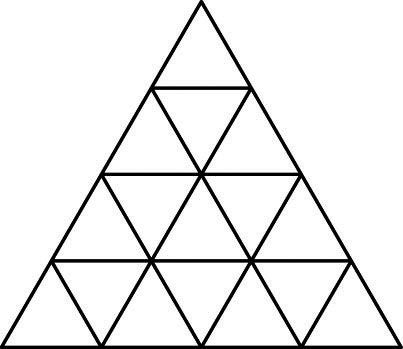
#> input picture images/triangulos2.jpg, 403 x 349 px
$ jupyter execute Sierpinskianos3.ipynb
#> lines starting #> are read from the running program, lines starting #| are printed output that depends on the picture; after the words box and inside, x2 and y2 are one past the last pixel; in counts of white or black regions, pixels touching at a corner belong together
# Segmentación de triángulos

### Alumna: Salma Patricia Gutiérrez Rivera

#### Realice los cálculos para la imagen triangulos2.jpg. Haga una función que calcule cuantos triángulos aparecen en la figura. Haga una imagen para cada triángulo encontrado.

__1.__ Segmentar las aristas de los triángulos. En los resultados, mostrar la imagen binaria de las aristas.

[cell 1]
import matplotlib.pyplot as plt
import numpy as np
import cv2 as cv
import math
import skimage
from skimage.measure import label, regionprops
from skimage.color import label2rgb
from itertools import combinations
from skimage.draw import polygon

[cell 2]
triangulos = cv.imread("images/triangulos2.jpg", 0)
#> triangulos is the input picture: shape (349, 403); min 0, max 255, mean 235.8

[cell 3]
fig = plt.figure(figsize = (6, 6))
fig.add_subplot(1, 1, 1)
plt.imshow(triangulos, cmap = 'gray');
plt.title("Imagen original", size = 18);

[cell 4]
bin_triang = np.where(triangulos < 170, 255, 0)
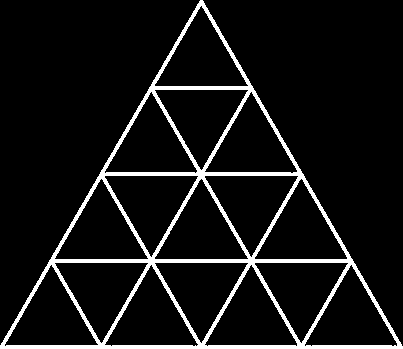
#> bin_triang: shape (349, 403) int64; 8.1% white; 1 white region, box (x1, y1, x2, y2) and area: (0, 0, 403, 349) 11350

[cell 5]
fig = plt.figure(figsize = (6, 6))
fig.add_subplot(1, 1, 1)
plt.imshow(bin_triang, cmap = 'gray');
plt.title("Imagen binarizada", size = 18);

[cell 6]
padd_bin_triang = cv.copyMakeBorder(bin_triang, 10, 10, 10, 10, cv.BORDER_CONSTANT)
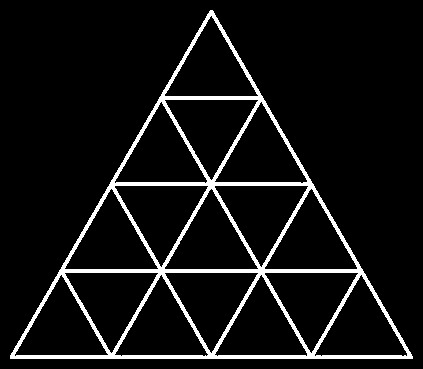
#> padd_bin_triang: shape (369, 423) int32; 7.3% white; 1 white region, box (x1, y1, x2, y2) and area: (10, 10, 413, 359) 11350
imgu8 = np.uint8(padd_bin_triang)
kernel3 = np.ones((3, 3), np.uint8)
contor = cv.erode(imgu8, kernel3, iterations = 1)
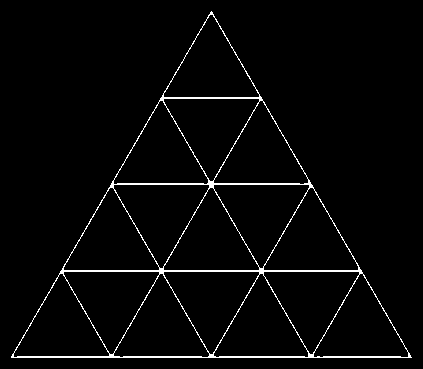
#> contor: shape (369, 423); 2.7% white in thin lines or dots, all inside (x1, y1, x2, y2) = (11, 11, 412, 358)

[cell 7]
fig = plt.figure(figsize = (8, 8))
fig.add_subplot(1, 1, 1)
plt.imshow(contor, cmap = 'gray');
plt.title("Imagen binarizada, erosionada y con padding", size = 18);

__2.__ Encontrar los modelos de las rectas que forman cada arista. Para esto, solicite un umbral que elimine a las posibles aristas de longitud menor a dicho umbral. Los parámetros que debe encontrar de cada arista son $\theta$, $\rho$ y longitud. Hacer una tabla donde cada renglón sea una arista (identifíquelas con un número) y las columnas sean los parámetros indicados.

[cell 8]
img_con_lineasp = cv.cvtColor(contor, cv.COLOR_GRAY2BGR)
lineas_p = cv.HoughLinesP(contor, 1, np.pi / 180, 45, None, 50, 7)
#> lineas_p = 18 rows, first 6: [11, 357, 411, 357], [11, 356, 210, 12], [12, 356, 410, 356], [61, 271, 361, 271], [211, 11, 409, 355], [62, 270, 361, 270]
font = cv.FONT_HERSHEY_SIMPLEX
fontScale = 0.5
color = (255, 0, 0)
thickness = 1

for i in range(len(lineas_p)):
    l = lineas_p[i][0]
    cv.line(img_con_lineasp, (l[0], l[1]), (l[2], l[3]), (0,0,255), 1, cv.LINE_AA)
    org = ((l[0] + l[2]) // 2, (l[1] + l[3]) // 2)
    img_con_lineasp = cv.putText(img_con_lineasp, str(i), org, font, fontScale, color, thickness, cv.LINE_AA)
#> this loop made 18 passes
#> (l, org) on passes 1 to 12: ([11, 357, 411, 357], (211, 357)), ([11, 356, 210, 12], (110, 184)), ([12, 356, 410, 356], (211, 356)), ([61, 271, 361, 271], (211, 271)), ([211, 11, 409, 355], (310, 183)), ([62, 270, 361, 270], (211, 270)), ([111, 184, 311, 184], (211, 184)), ([112, 355, 261, 97], (186, 226)), ([112, 183, 309, 183], (210, 183)), ([162, 98, 310, 355], (236, 226)), ([212, 355, 310, 185], (261, 270)), ([111, 185, 209, 355], (160, 270))
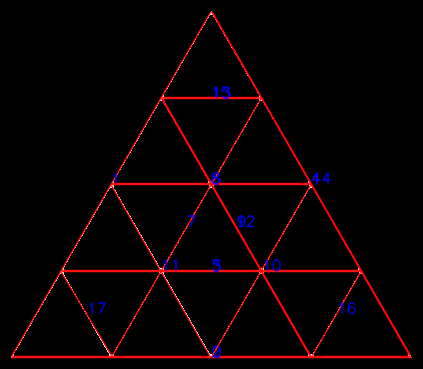
#> img_con_lineasp: shape (369, 423, 3); mean B, G, R 1.9, 0.9, 9.5

[cell 9]
fig = plt.figure(figsize = (8, 8))
fig.add_subplot(1, 1, 1)
plt.imshow(img_con_lineasp);
plt.title("Segmentos de recta detectados, en azul", size = 18);

[cell 10]
print("Se detectaron", lineas_p.shape[0], "segmentos de recta")
#| Se detectaron 18 segmentos de recta

Dibujando recta por recta, encuentro que 0, 5, 8, 9, 13 y 14 son redundantes. Corrijo a mano.

[cell 11]
lineas_p = np.delete(lineas_p, 14, 0);
#> lineas_p = 17 rows, first 6: [11, 357, 411, 357], [11, 356, 210, 12], [12, 356, 410, 356], [61, 271, 361, 271], [211, 11, 409, 355], [62, 270, 361, 270]
lineas_p = np.delete(lineas_p, 13, 0);
#> lineas_p = 16 rows, first 6: [11, 357, 411, 357], [11, 356, 210, 12], [12, 356, 410, 356], [61, 271, 361, 271], [211, 11, 409, 355], [62, 270, 361, 270]
lineas_p = np.delete(lineas_p, 9, 0);
#> lineas_p = 15 rows, first 6: [11, 357, 411, 357], [11, 356, 210, 12], [12, 356, 410, 356], [61, 271, 361, 271], [211, 11, 409, 355], [62, 270, 361, 270]
lineas_p = np.delete(lineas_p, 8, 0);
#> lineas_p = 14 rows, first 6: [11, 357, 411, 357], [11, 356, 210, 12], [12, 356, 410, 356], [61, 271, 361, 271], [211, 11, 409, 355], [62, 270, 361, 270]
lineas_p = np.delete(lineas_p, 5, 0);
#> lineas_p = 13 rows, first 6: [11, 357, 411, 357], [11, 356, 210, 12], [12, 356, 410, 356], [61, 271, 361, 271], [211, 11, 409, 355], [111, 184, 311, 184]
lineas_p = np.delete(lineas_p, 0, 0);
#> lineas_p = [[11, 356, 210, 12], [12, 356, 410, 356], [61, 271, 361, 271], [211, 11, 409, 355], [111, 184, 311, 184], [112, 355, 261, 97], [212, 355, 310, 185], [111, 185, 209, 355], [161, 98, 309, 355], [162, 97, 259, 97], [312, 355, 360, 272], [61, 272, 111, 355]]

[cell 12]
ep = 1.0e-6

def obtener_houghparams(puntos):
    x1 = puntos[0]
    y1 = puntos[1]
    x2 = puntos[2]
    y2 = puntos[3]

    theta = math.atan((x1 - x2) / (y2 - y1 + ep))
    rho = x1 * math.cos(theta) + y1 * math.sin(theta)
    longitud = math.sqrt((x2 - x1)**2 + (y2 - y1)**2)

    return [round(theta * 180.0 / math.pi), round(rho), round(longitud)]

[cell 13]
img_con_lineasp = cv.cvtColor(contor, cv.COLOR_GRAY2BGR)
hough_params = []

for i in range(len(lineas_p)):
    l = lineas_p[i][0]
    cv.line(img_con_lineasp, (l[0], l[1]), (l[2], l[3]), (0,0,255), 1, cv.LINE_AA)
    params = obtener_houghparams(l)
    hough_params.append(params)
    org = ((l[0] + l[2]) // 2, (l[1] + l[3]) // 2)
    img_con_lineasp = cv.putText(img_con_lineasp, str(i), org, font, fontScale, color, thickness, cv.LINE_AA)
#> this loop made 12 passes
#> (x1 in obtener_houghparams, y1 in obtener_houghparams, x2 in obtener_houghparams, y2 in obtener_houghparams, theta in obtener_houghparams, rho in obtener_houghparams, longitud in obtener_houghparams, params) on passes 1 to 12: (11, 356, 210, 12, 0.524, 187.8, 397.4, [30, 188, 397]), (12, 356, 410, 356, -1.57, -356, 398, [-90, -356, 398]), (61, 271, 361, 271, -1.57, -271, 300, [-90, -271, 300]), (211, 11, 409, 355, -0.522, 177.4, 396.9, [-30, 177, 397]), (111, 184, 311, 184, -1.57, -184, 200, [-90, -184, 200]), (112, 355, 261, 97, 0.524, 274.5, 297.9, [30, 275, 298]), (212, 355, 310, 185, 0.523, 361, 196.2, [30, 361, 196]), (111, 185, 209, 355, -0.523, 3.77, 196.2, [-30, 4, 196]), (161, 98, 309, 355, -0.522, 90.61, 296.6, [-30, 91, 297]), (162, 97, 259, 97, -1.57, -97, 97, [-90, -97, 97]), (312, 355, 360, 272, 0.524, 447.8, 95.88, [30, 448, 96]), (61, 272, 111, 355, -0.542, -88.1, 96.9, [-31, -88, 97])
#> pass 1, `img_con_lineasp = cv.putText(img_con_lineasp, str(i), org, font, fontS..`:
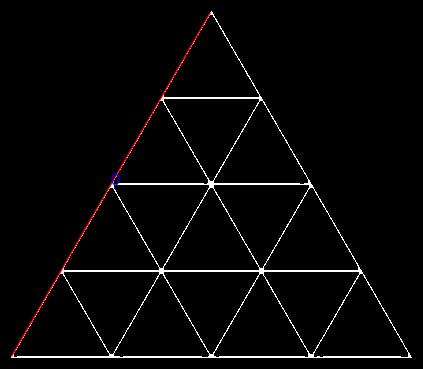
#> img_con_lineasp: shape (369, 423, 3); mean B, G, R 6.4, 6.4, 7.2
#> pass 2, `img_con_lineasp = cv.putText(img_con_lineasp, str(i), org, font, fontS..`:
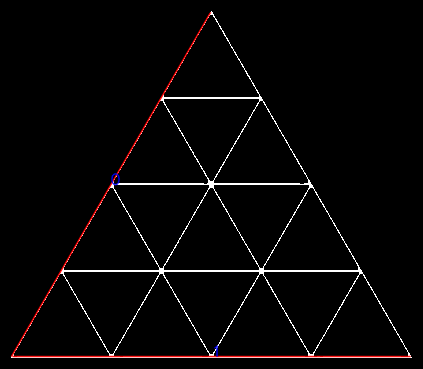
#> img_con_lineasp: shape (369, 423, 3); 0.79% of pixels changed, all inside (x1, y1, x2, y2) = (12, 345, 412, 358)
#> pass 3, `img_con_lineasp = cv.putText(img_con_lineasp, str(i), org, font, fontS..`:
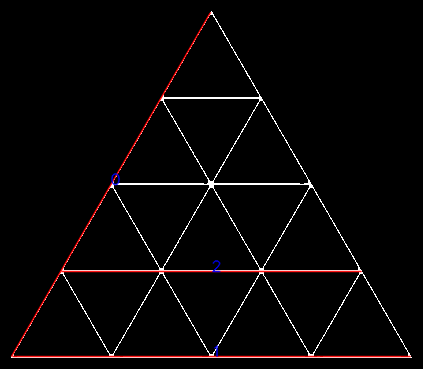
#> img_con_lineasp: shape (369, 423, 3); 0.61% of pixels changed, all inside (x1, y1, x2, y2) = (61, 260, 363, 273)
#> after the loop:
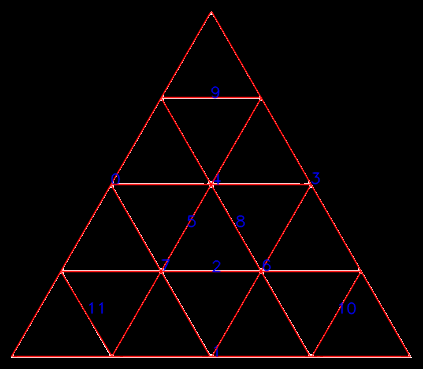
#> img_con_lineasp: shape (369, 423, 3); 3.58% of pixels changed, all inside (x1, y1, x2, y2) = (60, 11, 411, 357)
#> after the loop, hough_params = [[30, 188, 397], [-90, -356, 398], [-90, -271, 300], [-30, 177, 397], [-90, -184, 200], [30, 275, 298], [30, 361, 196], [-30, 4, 196], [-30, 91, 297], [-90, -97, 97], [30, 448, 96], [-31, -88, 97]]

[cell 14]
fig = plt.figure(figsize = (8, 8))
fig.add_subplot(1, 1, 1)
plt.imshow(img_con_lineasp);
plt.title("Segmentos de recta detectados y corregidos", size = 18);

[cell 15]
print("segmento   theta    rho      longitud")

for i in range(len(hough_params)):
    set_ = hough_params[i]
    print(i, "\t  ", set_[0], "\t   ", set_[1], "\t", set_[2])
#> this loop made 12 passes
#| 0 	   30 	    188 	 397
#| 1 	   -90 	    -356 	 398
#| 2 	   -90 	    -271 	 300
#| 3 	   -30 	    177 	 397
#| 4 	   -90 	    -184 	 200
#| 5 	   30 	    275 	 298
#| 6 	   30 	    361 	 196
#| 7 	   -30 	    4 	 196
#> (further printed lines are left out)

__3.__ Encontrar las aristas que son paralelas. Reporte cuántos grupos de aristas paralelas encontró y cuáles son paralelas entre ellas.

La rectas paralelas son las que tienen mismo ángulo y distinto radio.

[cell 16]
mp = dict()

for i in range(len(hough_params)):
    if hough_params[i][0] in mp.keys():
        mp[hough_params[i][0]][0].append(i)
        mp[hough_params[i][0]][1] += 1
    else:
        mp[hough_params[i][0]] = [[i], 1]
#> this loop made 12 passes
#> after the loop, mp = {30: [[0, 5, 6, 10], 4], -90: [[1, 2, 4, 9], 4], -30: [[3, 7, 8], 3], -31: [[11], 1]}

ans = 0

for it in mp:
    count = mp[it][1]
    if count != 1:
        ans += 1
#> this loop made 4 passes
#> (it, count) on passes 1 to 4: (30, 4), (-90, 4), (-30, 3), (-31, 1)
#> after the loop, ans = 3

print("Hay", ans, "conjuntos de líneas paralelas.")
#| Hay 3 conjuntos de líneas paralelas.

for trash, notrash in mp.items():
    if len(notrash[0]) > 1:
        print('Las líneas', notrash[0], 'son paralelas entre sí.')
#> this loop made 4 passes
#> (trash, notrash) on passes 1 to 4: (30, [[0, 5, 6, 10], 4]), (-90, [[1, 2, 4, 9], 4]), (-30, [[3, 7, 8], 3]), (-31, [[11], 1])
#| Las líneas [0, 5, 6, 10] son paralelas entre sí.
#| Las líneas [1, 2, 4, 9] son paralelas entre sí.
#| Las líneas [3, 7, 8] son paralelas entre sí.

La recta 11 debería aparecer junto con 3, 7 y 8, añadiendo tres pares más de líneas paralelas, pero la diferencia en el ángulo es de un grado. Lo cambio a mano.

[cell 17]
hough_params[11][0] = -30

__4.__ De la lista de aristas obtenidas en el objetivo 2, agrupe aquellas que formen los triángulos observados en la imagen. Haga una tabla donde los renglones identifiquen al triángulo y las columnas (3) sean los números que identifiquen a las aristas que lo forman.

Primero, voy a guardar todas las combinaciones de tres de mis líneas y eliminar los conjuntos que incluyan líneas paralelas.

[cell 18]
lineas_set = np.arange(12)

[cell 19]
conjuntosd3 = combinations(lineas_set, 3)
conjuntosd3 = list(conjuntosd3)
indices_a_borrar = []
i = 0

for conjunto in conjuntosd3:
    l1 = conjunto[0]
    l2 = conjunto[1]
    l3 = conjunto[2]
    if hough_params[l1][0] == hough_params[l2][0] or \
    hough_params[l1][0] == hough_params[l3][0] or \
    hough_params[l3][0] == hough_params[l2][0]:
        indices_a_borrar.append(i)
    i += 1
#> after the loop, i = 220; indices_a_borrar = 156 values from 0 to 218

for i in range(len(indices_a_borrar) - 1, 0, -1):
    j = indices_a_borrar[i]
    conjuntosd3 = np.delete(conjuntosd3, j, 0)
#> this loop made 155 passes
#> (i, j) on passes 1 to 3: (155, 218), (154, 217), (153, 215)
#> after the loop, conjuntosd3 = 65 rows, first 8: [0, 1, 2], [0, 1, 3], [0, 1, 7], [0, 1, 8], [0, 1, 11], [0, 2, 3], [0, 2, 7], [0, 2, 8]

Ahora voy a encontrar las intersecciones entre las rectas y, si están mínimo a 90 pixeles de distancia, lo cuento como triángulo.

[cell 20]
def interseccion(l1, l2):
    m1 = ((l1[3] - l1[1]) / (l1[2] - l1[0] + ep))
    m2 = ((l2[3] - l2[1]) / (l2[2] - l2[0] + ep))
    x_cruce = (l2[1] - l1[1] + m1 * l1[0] - m2 * l2[0]) / (m1 - m2 + ep)
    y_cruce = m1 * (x_cruce - l1[0]) + l1[1]
    tol = 2.0
    es_valido = True

    r0 = lineas_p[0][0]
    r3 = lineas_p[3][0]
    r1 = lineas_p[1][0]
    ec0 = ((r0[3] - r0[1]) / (r0[2] - r0[0] + ep)) * (x_cruce - r0[0]) + r0[1]
    ec3 = ((r3[3] - r3[1]) / (r3[2] - r3[0] + ep)) * (x_cruce - r3[0]) + r3[1]
    ec1 = r1[1]
    if y_cruce < ec0 - tol or y_cruce < ec3 - tol or y_cruce > ec1 + tol:
        es_valido = False

    return es_valido, x_cruce, y_cruce

[cell 21]
print("triángulo\trectas")
t = 0
min_dist = 90.0

for conjunto in conjuntosd3:
    i1 = conjunto[0]
    i2 = conjunto[1]
    i3 = conjunto[2]
    l1 = lineas_p[i1][0]
    l2 = lineas_p[i2][0]
    l3 = lineas_p[i3][0]

    val1, v1x, v1y = interseccion(l1, l2)
    val2, v2x, v2y = interseccion(l1, l3)
    val3, v3x, v3y = interseccion(l3, l2)

    dist1 = math.sqrt((v1x - v2x)**2 + (v1y - v2y)**2)
    dist2 = math.sqrt((v1x - v3x)**2 + (v1y - v3y)**2)
    dist3 = math.sqrt((v3x - v2x)**2 + (v3y - v2y)**2)

    if (val1 and val2 and val3) and \
    (dist1 > min_dist and dist2 > min_dist and dist3 > min_dist):
        mi_trian = contor.copy()
        c = np.array([v1x, v2x, v3x])
        r = np.array([v1y, v2y, v3y])
        rr, cc = polygon(r, c)
        mi_trian[rr, cc] = 100
        cv.imwrite('triang_segmen/t{0}.jpg'.format(t), mi_trian)
        print(t, "\t", conjunto)
        t += 1
#> this loop made 65 passes
#> (conjunto, i2, i3, l2, l3) on passes 2 to 8: ([0, 1, 3], 1, 3, [12, 356, 410, 356], [211, 11, 409, 355]), ([0, 1, 7], 1, 7, [12, 356, 410, 356], [111, 185, 209, 355]), ([0, 1, 8], 1, 8, [12, 356, 410, 356], [161, 98, 309, 355]), ([0, 1, 11], 1, 11, [12, 356, 410, 356], [61, 272, 111, 355]), ([0, 2, 3], 2, 3, [61, 271, 361, 271], [211, 11, 409, 355]), ([0, 2, 7], 2, 7, [61, 271, 361, 271], [111, 185, 209, 355]), ([0, 2, 8], 2, 8, [61, 271, 361, 271], [161, 98, 309, 355])
#> conjunto on passes 9 to 14: [0, 2, 11], [0, 3, 4], [0, 3, 9], [0, 4, 7], [0, 4, 8], [0, 4, 11]
#| 0 	 [0 1 3]
#| 1 	 [0 1 7]
#| 2 	 [0 1 8]
#| 3 	 [ 0  1 11]
#| 4 	 [0 2 3]
#| 5 	 [0 2 7]
#| 6 	 [0 2 8]
#| 7 	 [0 3 4]
#> (further printed lines are left out)
#> pass 2, `cv.imwrite('triang_segmen/t{0}.jpg'.format(t), mi_trian)`:
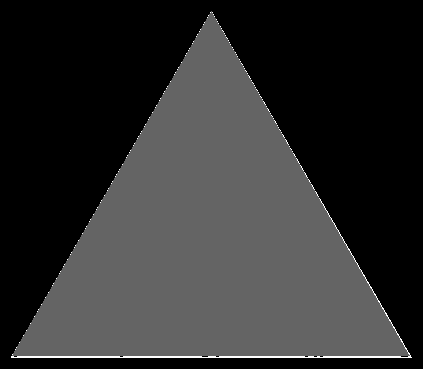
#> saved as t0.jpg: shape (369, 423); min 0, max 255, mean 45.9
#> after the loop:
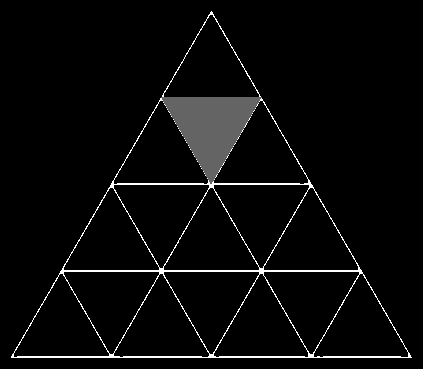
#> mi_trian: shape (369, 423); min 0, max 255, mean 9.2

print("En total hay", t, "triángulos en la imagen")
#| En total hay 27 triángulos en la imagen

$ run again, with images/Triangulos.PNG saved as images/triangulos2.jpg
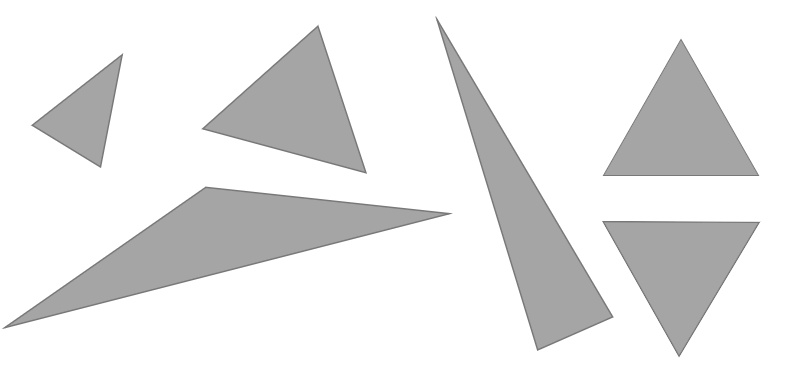
#> input picture images/Triangulos.PNG, 805 x 365 px
#> triangulos is the input picture: shape (365, 805); min 113, max 255, mean 232.1
#> bin_triang: shape (365, 805) int64; 24.5% white; 6 white regions, box (x1, y1, x2, y2) and area: (3, 187, 452, 329) 20303, (436, 17, 613, 351) 14519, (202, 26, 366, 173) 11178, (603, 40, 759, 176) 10737, (602, 221, 760, 357) 10712, (31, 54, 123, 168) 4457
#> padd_bin_triang: shape (385, 825) int32; 22.6% white; 6 white regions, box (x1, y1, x2, y2) and area: (13, 197, 462, 339) 20303, (446, 27, 623, 361) 14519, (212, 36, 376, 183) 11178, (613, 50, 769, 186) 10737, (612, 231, 770, 367) 10712, (41, 64, 133, 178) 4457
#> contor: shape (385, 825); 21.1% white; 7 white regions (1 under 20 px), largest, box (x1, y1, x2, y2) and area: (19, 198, 454, 336) 19053, (450, 37, 622, 359) 13444, (214, 38, 375, 182) 10490, (615, 52, 767, 185) 10097, (615, 232, 768, 364) 10084, (44, 67, 131, 175) 3990
#> `lineas_p = cv.HoughLinesP(contor, 1, np.pi / 180, 45, None, 50, 7)`: lineas_p = 413 rows, first 6: [620, 176, 744, 145], [81, 292, 441, 222], [64, 304, 445, 223], [89, 286, 427, 221], [616, 182, 746, 150], [25, 331, 453, 224]
#> the loop `for i in range(len(lineas_p)):` made 413 passes
#> (l, org) on passes 1 to 3: ([620, 176, 744, 145], (682, 160)), ([81, 292, 441, 222], (261, 257)), ([64, 304, 445, 223], (254, 263))
#| Se detectaron 413 segmentos de recta
#> `lineas_p = np.delete(lineas_p, 14, 0);`: lineas_p = 412 rows, first 6: [620, 176, 744, 145], [81, 292, 441, 222], [64, 304, 445, 223], [89, 286, 427, 221], [616, 182, 746, 150], [25, 331, 453, 224]
#> `lineas_p = np.delete(lineas_p, 13, 0);`: lineas_p = 411 rows, first 6: [620, 176, 744, 145], [81, 292, 441, 222], [64, 304, 445, 223], [89, 286, 427, 221], [616, 182, 746, 150], [25, 331, 453, 224]
#> `lineas_p = np.delete(lineas_p, 9, 0);`: lineas_p = 410 rows, first 6: [620, 176, 744, 145], [81, 292, 441, 222], [64, 304, 445, 223], [89, 286, 427, 221], [616, 182, 746, 150], [25, 331, 453, 224]
#> `lineas_p = np.delete(lineas_p, 8, 0);`: lineas_p = 409 rows, first 6: [620, 176, 744, 145], [81, 292, 441, 222], [64, 304, 445, 223], [89, 286, 427, 221], [616, 182, 746, 150], [25, 331, 453, 224]
#> `lineas_p = np.delete(lineas_p, 5, 0);`: lineas_p = 408 rows, first 6: [620, 176, 744, 145], [81, 292, 441, 222], [64, 304, 445, 223], [89, 286, 427, 221], [616, 182, 746, 150], [45, 317, 452, 223]
#> `lineas_p = np.delete(lineas_p, 0, 0);`: lineas_p = 407 rows, first 6: [81, 292, 441, 222], [64, 304, 445, 223], [89, 286, 427, 221], [616, 182, 746, 150], [45, 317, 452, 223], [124, 262, 405, 218]
#> the loop `for i in range(len(lineas_p)):` made 407 passes
#> params on passes 1 to 3: [79, 302, 367], [78, 311, 390], [79, 298, 344]
#> pass 1, `img_con_lineasp = cv.putText(img_con_lineasp, str(i), org, font, fontS..`:
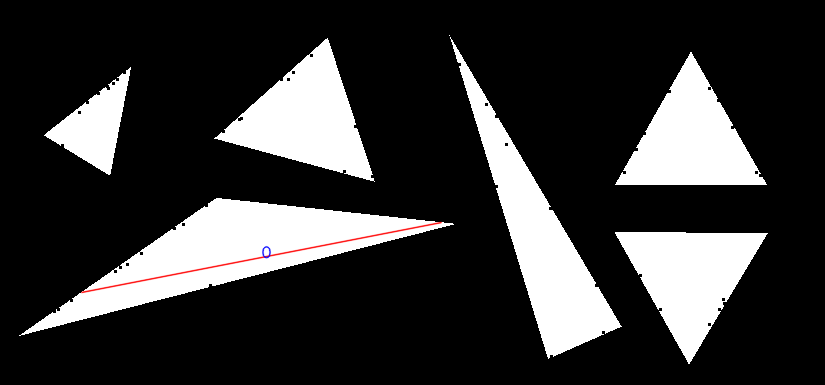
#> img_con_lineasp: shape (385, 825, 3); mean B, G, R 53.5, 53.5, 53.9
#> after the loop `for i in range(len(lineas_p)):`:
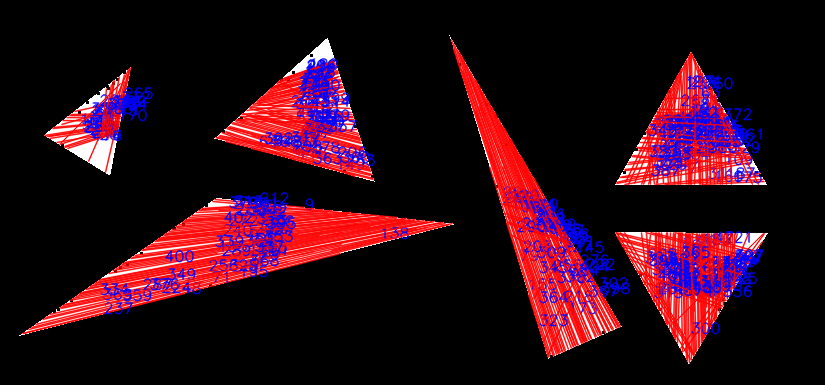
#> img_con_lineasp: shape (385, 825, 3); mean B, G, R 23.1, 10.4, 44
#> the loop `for i in range(len(hough_params)):` made 407 passes
#| 0 	   79 	    302 	 367
#| 1 	   78 	    311 	 390
#| 2 	   79 	    298 	 344
#| 3 	   76 	    324 	 134
#| 4 	   77 	    319 	 418
#> (further printed lines are left out)
#> the loop `for it in mp:` made 87 passes
#> it on passes 1 to 8: 79, 78, 76, 77, 81, 80, -19, -85
#> the loop `for trash, notrash in mp.items():` made 87 passes
#> (trash, notrash) on passes 2 to 8: (78, [[1, 167, 198, 200], 4]), (76, [[3, 48, 71, 195, 224, 237], 6]), (77, [[4, 56, 101, 138, 184, 281, 359, 368], 8]), (81, [[5, 12, 75, 87, 95, 117, 185, 304, 353, 400], 10]), (80, [[6, 7, 105, 325, 334], 5]), (-19, [[8, 28, 107, 120, 203, 226, 260, 290, 345, 364], 10]), (-85, [[9, 159, 164, 212], 4])
#> the loop `for i in range(len(indices_a_borrar) - 1, 0, -1):` made 19 passes
#> i on passes 1 to 8: 19, 18, 17, 16, 15, 14, 13, 12
#> the loop `for conjunto in conjuntosd3:` made 201 passes
#> conjunto on passes 1 to 3: [0, 1, 2], [0, 1, 3], [0, 1, 4]
